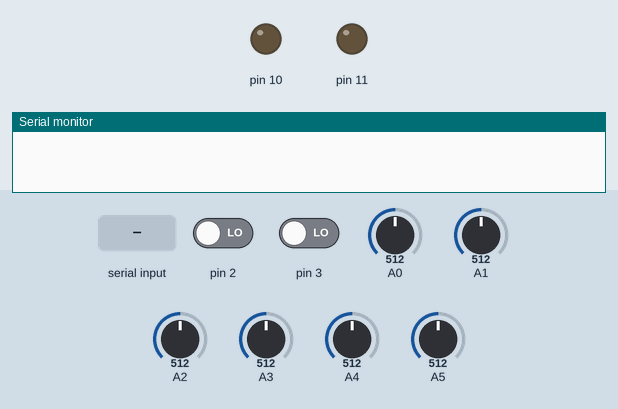
Simulated run of this sketch. Board: Arduino Uno, built with avr-gcc and run on an emulated ATmega328P. Parts: output pins drawn as LEDs (lit = HIGH), the last lines printed to the serial monitor. The inputs (shaded band) are chosen by the test bench; at power-on: pin 2 LOW, pin 3 LOW, A0 = 512, A1 = 512, A2 = 512, A3 = 512, A4 = 512, A5 = 512.

Above: at 1.2 s.
1.3 s: "90,45\n" received over Serial
At 2.5 s:
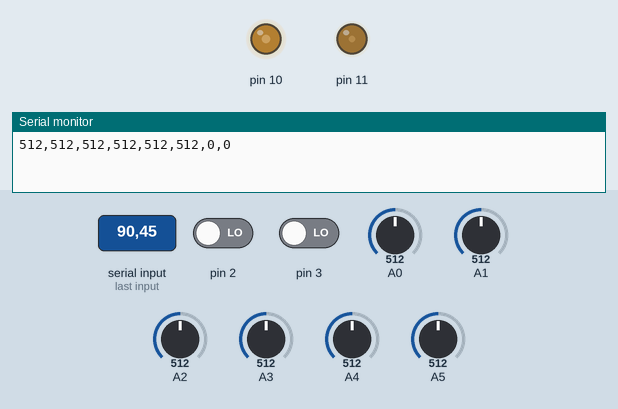
2.8 s: "30,150\n" received over Serial
At 3.9 s:
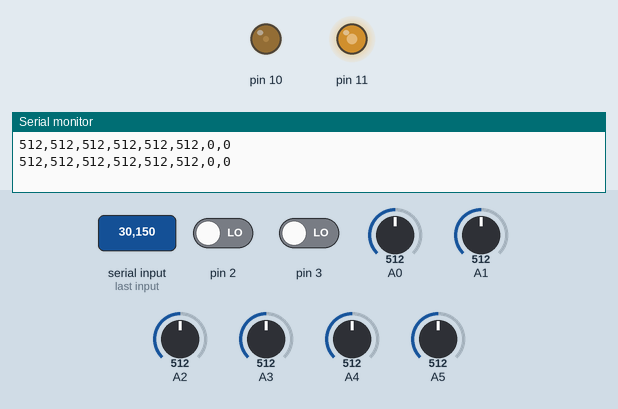
4.3 s: "1,90\n" received over Serial
At 5.0 s:
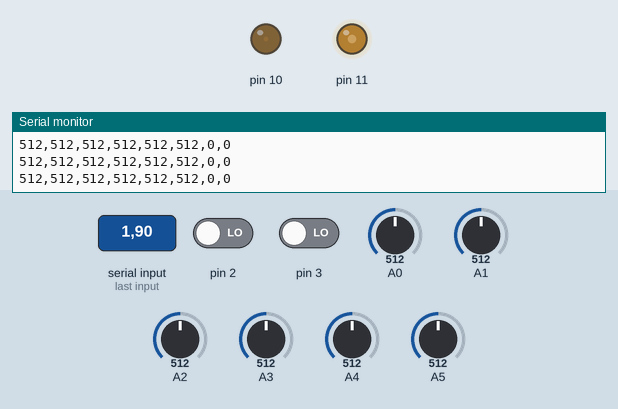
Timing chart, 0 to 7.3 s (numbered marks = the images above; inputs shaded):
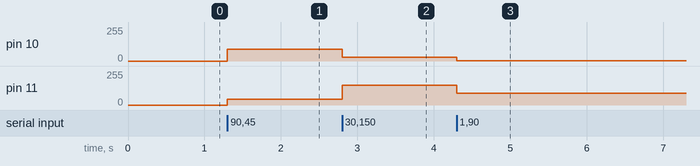

The sketch:

ArduinoSerialCommunicationExample.ino
```cpp
/*  If you would like to use Arduino as a sensor and actuator board. I recommend the Arduino library that uses Firmata.

    However if you would like to do some processing on the Arduino and use Arduino libraries you would like to send and
    receive values as well. This example shows how to send values from Processing to Arduino and back. Use it to prototype your
    own application.

    It uses a 'call and response' principle. Processing sends data (outgoingValues) to Arduino and Arduino responds with certain values
    that you want to receive. The communication is initiated by Processing and depends on the framerate (60fps by default, now 25fps).

    processing_arduino_communication.pde is the Processing code.
    arduino_processing_communication.ino is the Arduino code.

    Copyleft: kasperkamperman.com - 9-06-2015
*/

// we control two leds as an example on how to process incoming data
int led10Value = 0;
int led11Value = 0;

void setup() {
  // Initiate Serial Communication
  Serial.begin(57600);
  // make time out lower for parseInt function
  Serial.setTimeout(10);

  // Set pin 2 and 3 as inputs
  pinMode(2, INPUT);
  pinMode(3, INPUT);

  // Set pin 10 and 11 as output
  pinMode(10, OUTPUT);
  pinMode(11, OUTPUT);
}

void loop() {

  // check if we have incoming data on our serialport
  while(Serial.available() > 0) {

    // check if we have an empty string
    // we use this as a trigger to send our sensor data to Processing
    // Serial.peek doesn't remove a character from the buffer
    if (Serial.peek() == '\n') {
      // empty the buffer
      while( Serial.read() != -1 );

      sendData();
    }
    else {

      // We have data. Do something with it...

      // parserInt: http://www.arduino.cc/en/Serial/ParseInt
      // make sure that you read all the ints (separated with a comma) that you
      // send. Otherwise the function blocks.. and you won't receive data in Processing.

      // modify this to store all your values!
      led10Value = Serial.parseInt();
      led11Value = Serial.parseInt();

      // when we received the newline character
      // we process the message and send our sensor data
      if (Serial.read() == '\n') {
         analogWrite(10, led10Value);
         analogWrite(11, led11Value);

         sendData();
      }
    }
  }
}

void sendData() {

  int amountOfAnalogInputs = 6;

  for ( int i = 0; i < amountOfAnalogInputs; i++) {
    Serial.print( analogRead(i) );

    // if necessary only print a comma between values and not at
    // the end
    //if(i!=amountOfAnalogInputs-1) {
      Serial.print(',');
    //}
  }

  // print digitalInputs
  Serial.print(digitalRead(2));
  Serial.print(',');
  Serial.print(digitalRead(3));

  // always end with a newline/carriage return
  // our Processing code looks for this before processing the data.
  Serial.println();
}
```

Measured:
- after the input at 1.3 s, pin 10: 0/255 → 90/255 at once; pin 11: 0/255 → 45/255 at once
- after the input at 2.8 s, pin 10: 90/255 → 30/255 at once; pin 11: 45/255 → 150/255 at once
- after the input at 4.3 s, pin 10: 30/255 → 1/255 at once; pin 11: 150/255 → 90/255 at once
